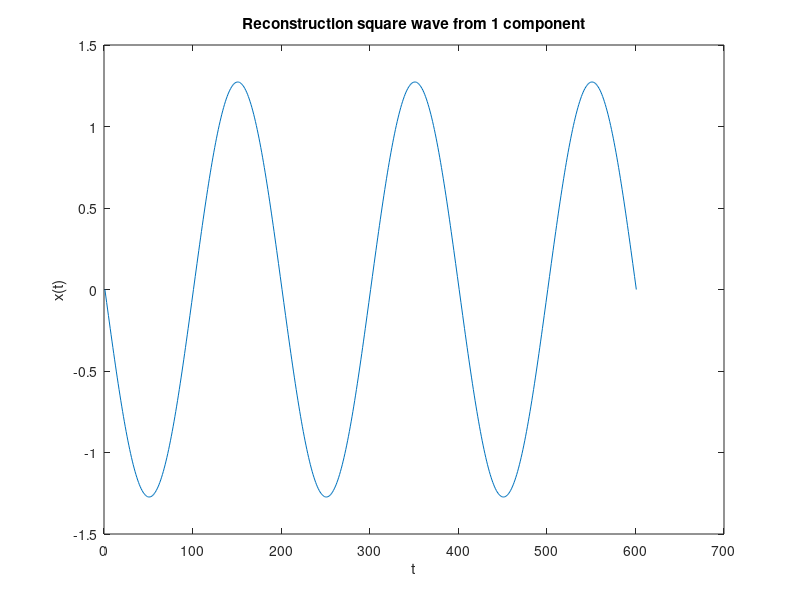
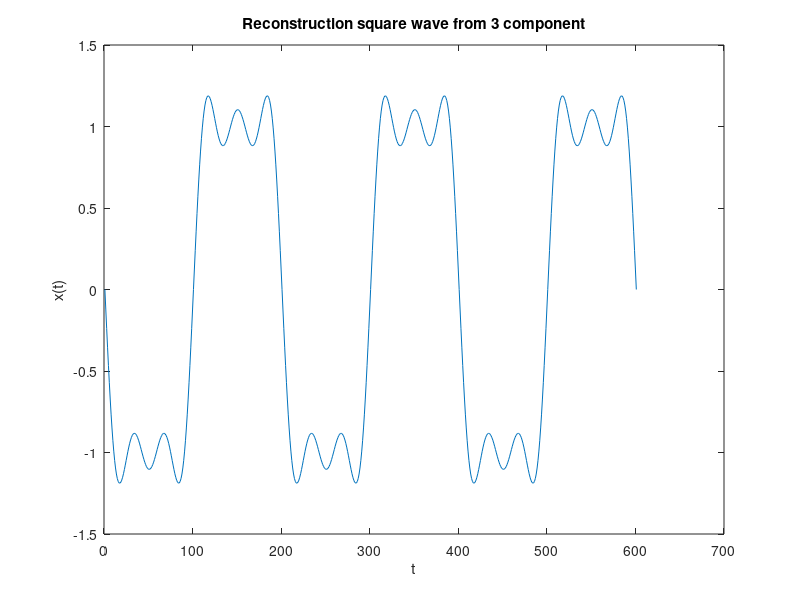
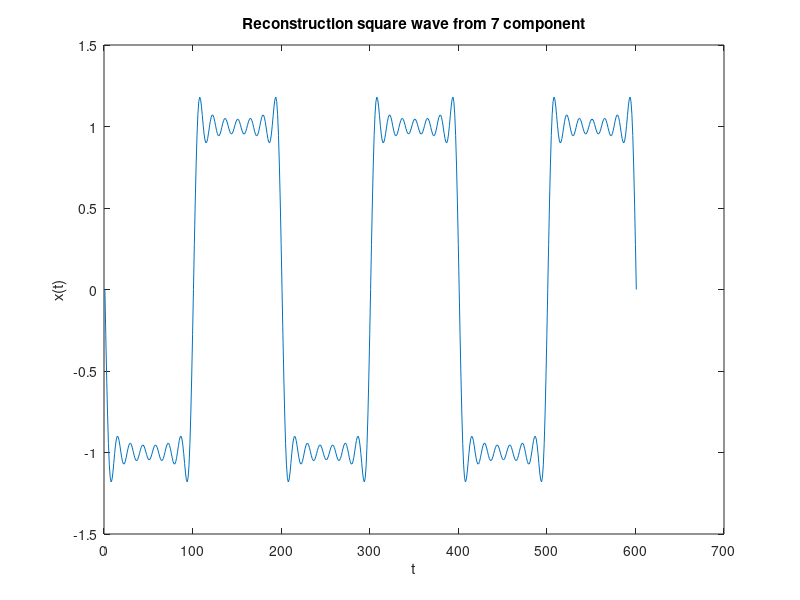
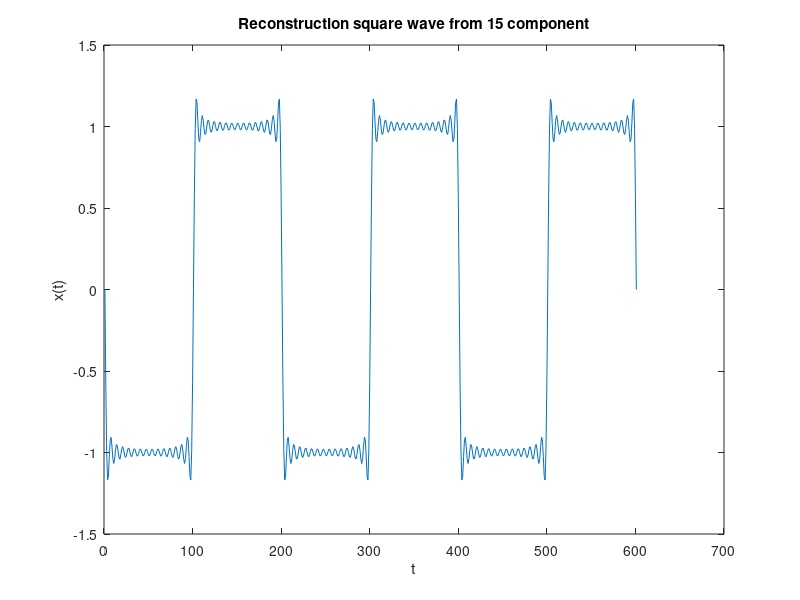

Here is the MATLAB script that generated these plots, in order:
%NAME: Jadeja Jaydevsinh G.
%ROLL NO: 12MEC07
%BATCH: ME-1st sem,2012
%DEPARTMENT: ELectronics & Communication.
%SUBJECT: DSP

% reconstruct a squarewave using the following  harmonics
%  1,3,7,15,31,101

clc
clear
a=[1 3 7 15 31 101]; % list of all harmonics for making a loop
for i=1:6
figure(i);
t=-1.5:0.005:1.5;
T=1;
w=2*pi/T;
x=zeros(1,length(t));  % blank array
for k=1:a(i)
x=x+(sin((2*k-1)*w*t))/(2*k-1);  % adding the harmonics for given times
end
ak=(4/pi)*x;
plot(ak);xlabel('t');ylabel('x(t)')
title(['Reconstruction square wave from ',num2str(a(i)),' component'])
end

%######################### END OF CODE #################################